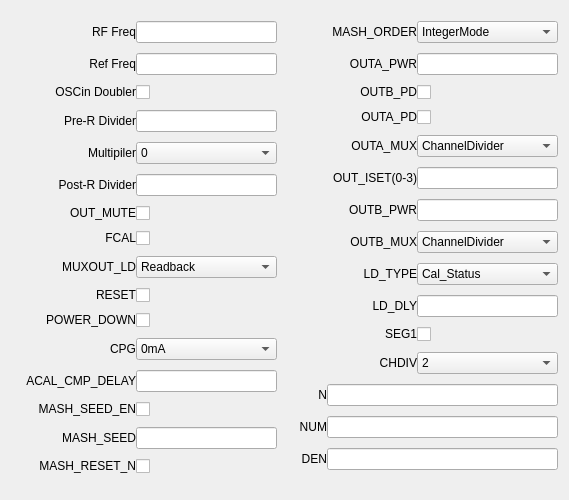
<?xml version="1.0" encoding="UTF-8"?>
<ui version="4.0">
 <class>Q_LMX2594_Dlg</class>
 <widget class="QDialog" name="Q_LMX2594_Dlg">
  <property name="windowModality">
   <enum>Qt::WindowModal</enum>
  </property>
  <property name="geometry">
   <rect>
    <x>0</x>
    <y>0</y>
    <width>569</width>
    <height>500</height>
   </rect>
  </property>
  <property name="sizePolicy">
   <sizepolicy hsizetype="Fixed" vsizetype="Fixed">
    <horstretch>0</horstretch>
    <verstretch>0</verstretch>
   </sizepolicy>
  </property>
  <property name="modal">
   <bool>false</bool>
  </property>
  <layout class="QHBoxLayout" name="horizontalLayout_6">
   <property name="spacing">
    <number>15</number>
   </property>
   <item>
    <layout class="QVBoxLayout" name="verticalLayout_1">
     <property name="spacing">
      <number>0</number>
     </property>
     <property name="bottomMargin">
      <number>0</number>
     </property>
     <item>
      <layout class="QHBoxLayout" name="horizontalLayout">
       <item>
        <widget class="QLabel" name="labelRFFreq">
         <property name="sizePolicy">
          <sizepolicy hsizetype="Fixed" vsizetype="Fixed">
           <horstretch>0</horstretch>
           <verstretch>0</verstretch>
          </sizepolicy>
         </property>
         <property name="minimumSize">
          <size>
           <width>125</width>
           <height>0</height>
          </size>
         </property>
         <property name="text">
          <string>RF Freq</string>
         </property>
         <property name="alignment">
          <set>Qt::AlignRight|Qt::AlignTrailing|Qt::AlignVCenter</set>
         </property>
        </widget>
       </item>
       <item>
        <widget class="QFreqScrollLineEdit" name="lineEditRFFreq"/>
       </item>
      </layout>
     </item>
     <item>
      <layout class="QHBoxLayout" name="horizontalLayout_2">
       <item>
        <widget class="QLabel" name="labelRefFreq">
         <property name="sizePolicy">
          <sizepolicy hsizetype="Fixed" vsizetype="Fixed">
           <horstretch>0</horstretch>
           <verstretch>0</verstretch>
          </sizepolicy>
         </property>
         <property name="minimumSize">
          <size>
           <width>125</width>
           <height>0</height>
          </size>
         </property>
         <property name="text">
          <string>Ref Freq</string>
         </property>
         <property name="alignment">
          <set>Qt::AlignRight|Qt::AlignTrailing|Qt::AlignVCenter</set>
         </property>
        </widget>
       </item>
       <item>
        <widget class="QLineEdit" name="lineEditRefFreq"/>
       </item>
      </layout>
     </item>
     <item>
      <layout class="QHBoxLayout" name="horizontalLayout_5">
       <item>
        <widget class="QLabel" name="labelOSCinDoubler">
         <property name="sizePolicy">
          <sizepolicy hsizetype="Fixed" vsizetype="Fixed">
           <horstretch>0</horstretch>
           <verstretch>0</verstretch>
          </sizepolicy>
         </property>
         <property name="minimumSize">
          <size>
           <width>125</width>
           <height>0</height>
          </size>
         </property>
         <property name="text">
          <string>OSCin Doubler</string>
         </property>
         <property name="alignment">
          <set>Qt::AlignRight|Qt::AlignTrailing|Qt::AlignVCenter</set>
         </property>
        </widget>
       </item>
       <item>
        <widget class="QCheckBox" name="checkBoxOSCinDoubler">
         <property name="text">
          <string/>
         </property>
        </widget>
       </item>
      </layout>
     </item>
     <item>
      <layout class="QHBoxLayout" name="horizontalLayout_3">
       <item>
        <widget class="QLabel" name="labelPreRDiv">
         <property name="sizePolicy">
          <sizepolicy hsizetype="Fixed" vsizetype="Fixed">
           <horstretch>0</horstretch>
           <verstretch>0</verstretch>
          </sizepolicy>
         </property>
         <property name="minimumSize">
          <size>
           <width>125</width>
           <height>0</height>
          </size>
         </property>
         <property name="text">
          <string>Pre-R Divider</string>
         </property>
         <property name="alignment">
          <set>Qt::AlignRight|Qt::AlignTrailing|Qt::AlignVCenter</set>
         </property>
        </widget>
       </item>
       <item>
        <widget class="QLineEdit" name="lineEditPreRDiv"/>
       </item>
      </layout>
     </item>
     <item>
      <layout class="QHBoxLayout" name="horizontalLayout_99">
       <item>
        <widget class="QLabel" name="labelMultipiler">
         <property name="sizePolicy">
          <sizepolicy hsizetype="Fixed" vsizetype="Fixed">
           <horstretch>0</horstretch>
           <verstretch>0</verstretch>
          </sizepolicy>
         </property>
         <property name="minimumSize">
          <size>
           <width>125</width>
           <height>0</height>
          </size>
         </property>
         <property name="text">
          <string>Multipiler</string>
         </property>
         <property name="alignment">
          <set>Qt::AlignRight|Qt::AlignTrailing|Qt::AlignVCenter</set>
         </property>
        </widget>
       </item>
       <item>
        <widget class="QComboBox" name="comboBoxMultipiler">
         <item>
          <property name="text">
           <string>0</string>
          </property>
         </item>
         <item>
          <property name="text">
           <string>1</string>
          </property>
         </item>
         <item>
          <property name="text">
           <string>Reserved</string>
          </property>
         </item>
         <item>
          <property name="text">
           <string>3</string>
          </property>
         </item>
         <item>
          <property name="text">
           <string>4</string>
          </property>
         </item>
         <item>
          <property name="text">
           <string>5</string>
          </property>
         </item>
         <item>
          <property name="text">
           <string>6</string>
          </property>
         </item>
         <item>
          <property name="text">
           <string>7</string>
          </property>
         </item>
         <item>
          <property name="text">
           <string>Reserved</string>
          </property>
         </item>
        </widget>
       </item>
      </layout>
     </item>
     <item>
      <layout class="QHBoxLayout" name="horizontalLayout_4">
       <item>
        <widget class="QLabel" name="labelPostRDiv">
         <property name="sizePolicy">
          <sizepolicy hsizetype="Fixed" vsizetype="Fixed">
           <horstretch>0</horstretch>
           <verstretch>0</verstretch>
          </sizepolicy>
         </property>
         <property name="minimumSize">
          <size>
           <width>125</width>
           <height>0</height>
          </size>
         </property>
         <property name="text">
          <string>Post-R Divider</string>
         </property>
         <property name="alignment">
          <set>Qt::AlignRight|Qt::AlignTrailing|Qt::AlignVCenter</set>
         </property>
        </widget>
       </item>
       <item>
        <widget class="QLineEdit" name="lineEditPostRDiv"/>
       </item>
      </layout>
     </item>
     <item>
      <layout class="QHBoxLayout" name="horizontalLayout_7">
       <item>
        <widget class="QLabel" name="labelOUT_MUTE">
         <property name="sizePolicy">
          <sizepolicy hsizetype="Fixed" vsizetype="Fixed">
           <horstretch>0</horstretch>
           <verstretch>0</verstretch>
          </sizepolicy>
         </property>
         <property name="minimumSize">
          <size>
           <width>125</width>
           <height>0</height>
          </size>
         </property>
         <property name="text">
          <string>OUT_MUTE</string>
         </property>
         <property name="alignment">
          <set>Qt::AlignRight|Qt::AlignTrailing|Qt::AlignVCenter</set>
         </property>
        </widget>
       </item>
       <item>
        <widget class="QCheckBox" name="checkBoxOUT_MUTE">
         <property name="text">
          <string/>
         </property>
        </widget>
       </item>
      </layout>
     </item>
     <item>
      <layout class="QHBoxLayout" name="horizontalLayout_62">
       <item>
        <widget class="QLabel" name="labelFCAL">
         <property name="sizePolicy">
          <sizepolicy hsizetype="Fixed" vsizetype="Fixed">
           <horstretch>0</horstretch>
           <verstretch>0</verstretch>
          </sizepolicy>
         </property>
         <property name="minimumSize">
          <size>
           <width>125</width>
           <height>0</height>
          </size>
         </property>
         <property name="text">
          <string>FCAL</string>
         </property>
         <property name="alignment">
          <set>Qt::AlignRight|Qt::AlignTrailing|Qt::AlignVCenter</set>
         </property>
        </widget>
       </item>
       <item>
        <widget class="QCheckBox" name="checkBoxFCAL">
         <property name="text">
          <string/>
         </property>
        </widget>
       </item>
      </layout>
     </item>
     <item>
      <layout class="QHBoxLayout" name="horizontalLayout_81">
       <item>
        <widget class="QLabel" name="labelMUXOUT_LD">
         <property name="sizePolicy">
          <sizepolicy hsizetype="Fixed" vsizetype="Fixed">
           <horstretch>0</horstretch>
           <verstretch>0</verstretch>
          </sizepolicy>
         </property>
         <property name="minimumSize">
          <size>
           <width>125</width>
           <height>0</height>
          </size>
         </property>
         <property name="text">
          <string>MUXOUT_LD</string>
         </property>
         <property name="alignment">
          <set>Qt::AlignRight|Qt::AlignTrailing|Qt::AlignVCenter</set>
         </property>
        </widget>
       </item>
       <item>
        <widget class="QComboBox" name="comboBoxMUXOUT_LD">
         <item>
          <property name="text">
           <string>Readback</string>
          </property>
         </item>
         <item>
          <property name="text">
           <string>Lock detect</string>
          </property>
         </item>
        </widget>
       </item>
      </layout>
     </item>
     <item>
      <layout class="QHBoxLayout" name="horizontalLayout_63">
       <item>
        <widget class="QLabel" name="labelRESET">
         <property name="sizePolicy">
          <sizepolicy hsizetype="Fixed" vsizetype="Fixed">
           <horstretch>0</horstretch>
           <verstretch>0</verstretch>
          </sizepolicy>
         </property>
         <property name="minimumSize">
          <size>
           <width>125</width>
           <height>0</height>
          </size>
         </property>
         <property name="text">
          <string>RESET</string>
         </property>
         <property name="alignment">
          <set>Qt::AlignRight|Qt::AlignTrailing|Qt::AlignVCenter</set>
         </property>
        </widget>
       </item>
       <item>
        <widget class="QCheckBox" name="checkBoxRESET">
         <property name="text">
          <string/>
         </property>
        </widget>
       </item>
      </layout>
     </item>
     <item>
      <layout class="QHBoxLayout" name="horizontalLayout_64">
       <item>
        <widget class="QLabel" name="labelPOWER_DOWN">
         <property name="sizePolicy">
          <sizepolicy hsizetype="Fixed" vsizetype="Fixed">
           <horstretch>0</horstretch>
           <verstretch>0</verstretch>
          </sizepolicy>
         </property>
         <property name="minimumSize">
          <size>
           <width>125</width>
           <height>0</height>
          </size>
         </property>
         <property name="text">
          <string>POWER_DOWN</string>
         </property>
         <property name="alignment">
          <set>Qt::AlignRight|Qt::AlignTrailing|Qt::AlignVCenter</set>
         </property>
        </widget>
       </item>
       <item>
        <widget class="QCheckBox" name="checkBoxPOWER_DOWN">
         <property name="text">
          <string/>
         </property>
        </widget>
       </item>
      </layout>
     </item>
     <item>
      <layout class="QHBoxLayout" name="horizontalLayout_90">
       <item>
        <widget class="QLabel" name="labelCPG">
         <property name="sizePolicy">
          <sizepolicy hsizetype="Fixed" vsizetype="Fixed">
           <horstretch>0</horstretch>
           <verstretch>0</verstretch>
          </sizepolicy>
         </property>
         <property name="minimumSize">
          <size>
           <width>125</width>
           <height>0</height>
          </size>
         </property>
         <property name="text">
          <string>CPG</string>
         </property>
         <property name="alignment">
          <set>Qt::AlignRight|Qt::AlignTrailing|Qt::AlignVCenter</set>
         </property>
        </widget>
       </item>
       <item>
        <widget class="QComboBox" name="comboBoxCPG">
         <item>
          <property name="text">
           <string>0mA</string>
          </property>
         </item>
         <item>
          <property name="text">
           <string>6mA</string>
          </property>
         </item>
         <item>
          <property name="text">
           <string>Reserved</string>
          </property>
         </item>
         <item>
          <property name="text">
           <string>12mA</string>
          </property>
         </item>
         <item>
          <property name="text">
           <string>3mA</string>
          </property>
         </item>
         <item>
          <property name="text">
           <string>9mA</string>
          </property>
         </item>
         <item>
          <property name="text">
           <string>Reserved</string>
          </property>
         </item>
         <item>
          <property name="text">
           <string>15mA</string>
          </property>
         </item>
        </widget>
       </item>
      </layout>
     </item>
     <item>
      <layout class="QHBoxLayout" name="horizontalLayout_11">
       <item>
        <widget class="QLabel" name="labelACAL_CMP_DELAY">
         <property name="sizePolicy">
          <sizepolicy hsizetype="Fixed" vsizetype="Fixed">
           <horstretch>0</horstretch>
           <verstretch>0</verstretch>
          </sizepolicy>
         </property>
         <property name="minimumSize">
          <size>
           <width>125</width>
           <height>0</height>
          </size>
         </property>
         <property name="text">
          <string>ACAL_CMP_DELAY</string>
         </property>
         <property name="alignment">
          <set>Qt::AlignRight|Qt::AlignTrailing|Qt::AlignVCenter</set>
         </property>
        </widget>
       </item>
       <item>
        <widget class="QLineEdit" name="lineEditACAL_CMP_DELAY"/>
       </item>
      </layout>
     </item>
     <item>
      <layout class="QHBoxLayout" name="horizontalLayout_12">
       <item>
        <widget class="QLabel" name="labelMASH_SEED_EN">
         <property name="sizePolicy">
          <sizepolicy hsizetype="Fixed" vsizetype="Fixed">
           <horstretch>0</horstretch>
           <verstretch>0</verstretch>
          </sizepolicy>
         </property>
         <property name="minimumSize">
          <size>
           <width>125</width>
           <height>0</height>
          </size>
         </property>
         <property name="text">
          <string>MASH_SEED_EN</string>
         </property>
         <property name="alignment">
          <set>Qt::AlignRight|Qt::AlignTrailing|Qt::AlignVCenter</set>
         </property>
        </widget>
       </item>
       <item>
        <widget class="QCheckBox" name="checkBoxMASH_SEED_EN">
         <property name="text">
          <string/>
         </property>
        </widget>
       </item>
      </layout>
     </item>
     <item>
      <layout class="QHBoxLayout" name="horizontalLayout_49">
       <item>
        <widget class="QLabel" name="labelMASH_SEED">
         <property name="sizePolicy">
          <sizepolicy hsizetype="Fixed" vsizetype="Fixed">
           <horstretch>0</horstretch>
           <verstretch>0</verstretch>
          </sizepolicy>
         </property>
         <property name="minimumSize">
          <size>
           <width>125</width>
           <height>0</height>
          </size>
         </property>
         <property name="text">
          <string>MASH_SEED</string>
         </property>
         <property name="alignment">
          <set>Qt::AlignRight|Qt::AlignTrailing|Qt::AlignVCenter</set>
         </property>
        </widget>
       </item>
       <item>
        <widget class="QLineEdit" name="lineEditMASH_SEED"/>
       </item>
      </layout>
     </item>
     <item>
      <layout class="QHBoxLayout" name="horizontalLayout_93">
       <item>
        <widget class="QLabel" name="labelMASH_RESET_N">
         <property name="sizePolicy">
          <sizepolicy hsizetype="Fixed" vsizetype="Fixed">
           <horstretch>0</horstretch>
           <verstretch>0</verstretch>
          </sizepolicy>
         </property>
         <property name="minimumSize">
          <size>
           <width>125</width>
           <height>0</height>
          </size>
         </property>
         <property name="text">
          <string>MASH_RESET_N</string>
         </property>
         <property name="alignment">
          <set>Qt::AlignRight|Qt::AlignTrailing|Qt::AlignVCenter</set>
         </property>
        </widget>
       </item>
       <item>
        <widget class="QCheckBox" name="checkBoxMASH_RESET_N">
         <property name="text">
          <string/>
         </property>
        </widget>
       </item>
      </layout>
     </item>
    </layout>
   </item>
   <item>
    <layout class="QVBoxLayout" name="verticalLayout_2">
     <property name="spacing">
      <number>0</number>
     </property>
     <item>
      <layout class="QHBoxLayout" name="horizontalLayout_94">
       <item>
        <widget class="QLabel" name="labelMASH_ORDER">
         <property name="sizePolicy">
          <sizepolicy hsizetype="Fixed" vsizetype="Fixed">
           <horstretch>0</horstretch>
           <verstretch>0</verstretch>
          </sizepolicy>
         </property>
         <property name="minimumSize">
          <size>
           <width>125</width>
           <height>0</height>
          </size>
         </property>
         <property name="text">
          <string>MASH_ORDER</string>
         </property>
         <property name="alignment">
          <set>Qt::AlignRight|Qt::AlignTrailing|Qt::AlignVCenter</set>
         </property>
        </widget>
       </item>
       <item>
        <widget class="QComboBox" name="comboBoxMASH_ORDER">
         <item>
          <property name="text">
           <string>IntegerMode</string>
          </property>
         </item>
         <item>
          <property name="text">
           <string>First</string>
          </property>
         </item>
         <item>
          <property name="text">
           <string>Second</string>
          </property>
         </item>
         <item>
          <property name="text">
           <string>Third</string>
          </property>
         </item>
         <item>
          <property name="text">
           <string>Fourth</string>
          </property>
         </item>
         <item>
          <property name="text">
           <string>Reserved</string>
          </property>
         </item>
        </widget>
       </item>
      </layout>
     </item>
     <item>
      <layout class="QHBoxLayout" name="horizontalLayout_50">
       <item>
        <widget class="QLabel" name="labelOUTA_PWR">
         <property name="sizePolicy">
          <sizepolicy hsizetype="Fixed" vsizetype="Fixed">
           <horstretch>0</horstretch>
           <verstretch>0</verstretch>
          </sizepolicy>
         </property>
         <property name="minimumSize">
          <size>
           <width>125</width>
           <height>0</height>
          </size>
         </property>
         <property name="text">
          <string>OUTA_PWR</string>
         </property>
         <property name="alignment">
          <set>Qt::AlignRight|Qt::AlignTrailing|Qt::AlignVCenter</set>
         </property>
        </widget>
       </item>
       <item>
        <widget class="QLineEdit" name="lineEditOUTA_PWR"/>
       </item>
      </layout>
     </item>
     <item>
      <layout class="QHBoxLayout" name="horizontalLayout_16">
       <item>
        <widget class="QLabel" name="labelOUTB_PD">
         <property name="sizePolicy">
          <sizepolicy hsizetype="Fixed" vsizetype="Fixed">
           <horstretch>0</horstretch>
           <verstretch>0</verstretch>
          </sizepolicy>
         </property>
         <property name="minimumSize">
          <size>
           <width>125</width>
           <height>0</height>
          </size>
         </property>
         <property name="text">
          <string>OUTB_PD</string>
         </property>
         <property name="alignment">
          <set>Qt::AlignRight|Qt::AlignTrailing|Qt::AlignVCenter</set>
         </property>
        </widget>
       </item>
       <item>
        <widget class="QCheckBox" name="checkBoxOUTB_PD">
         <property name="text">
          <string/>
         </property>
        </widget>
       </item>
      </layout>
     </item>
     <item>
      <layout class="QHBoxLayout" name="horizontalLayout_91">
       <item>
        <widget class="QLabel" name="labelOUTA_PD">
         <property name="sizePolicy">
          <sizepolicy hsizetype="Fixed" vsizetype="Fixed">
           <horstretch>0</horstretch>
           <verstretch>0</verstretch>
          </sizepolicy>
         </property>
         <property name="minimumSize">
          <size>
           <width>125</width>
           <height>0</height>
          </size>
         </property>
         <property name="text">
          <string>OUTA_PD</string>
         </property>
         <property name="alignment">
          <set>Qt::AlignRight|Qt::AlignTrailing|Qt::AlignVCenter</set>
         </property>
        </widget>
       </item>
       <item>
        <widget class="QCheckBox" name="checkBoxOUTA_PD">
         <property name="text">
          <string/>
         </property>
        </widget>
       </item>
      </layout>
     </item>
     <item>
      <layout class="QHBoxLayout" name="horizontalLayout_95">
       <item>
        <widget class="QLabel" name="labelOUTA_MUX">
         <property name="sizePolicy">
          <sizepolicy hsizetype="Fixed" vsizetype="Fixed">
           <horstretch>0</horstretch>
           <verstretch>0</verstretch>
          </sizepolicy>
         </property>
         <property name="minimumSize">
          <size>
           <width>125</width>
           <height>0</height>
          </size>
         </property>
         <property name="text">
          <string>OUTA_MUX</string>
         </property>
         <property name="alignment">
          <set>Qt::AlignRight|Qt::AlignTrailing|Qt::AlignVCenter</set>
         </property>
        </widget>
       </item>
       <item>
        <widget class="QComboBox" name="comboBoxOUTA_MUX">
         <item>
          <property name="text">
           <string>ChannelDivider</string>
          </property>
         </item>
         <item>
          <property name="text">
           <string>VCO</string>
          </property>
         </item>
         <item>
          <property name="text">
           <string>Reserved</string>
          </property>
         </item>
         <item>
          <property name="text">
           <string>HighImpedance</string>
          </property>
         </item>
        </widget>
       </item>
      </layout>
     </item>
     <item>
      <layout class="QHBoxLayout" name="horizontalLayout_96">
       <item>
        <widget class="QLabel" name="labelOUT_ISEL">
         <property name="sizePolicy">
          <sizepolicy hsizetype="Fixed" vsizetype="Fixed">
           <horstretch>0</horstretch>
           <verstretch>0</verstretch>
          </sizepolicy>
         </property>
         <property name="minimumSize">
          <size>
           <width>125</width>
           <height>0</height>
          </size>
         </property>
         <property name="text">
          <string>OUT_ISET(0-3)</string>
         </property>
         <property name="alignment">
          <set>Qt::AlignRight|Qt::AlignTrailing|Qt::AlignVCenter</set>
         </property>
        </widget>
       </item>
       <item>
        <widget class="QLineEdit" name="lineEditOUT_ISEL"/>
       </item>
      </layout>
     </item>
     <item>
      <layout class="QHBoxLayout" name="horizontalLayout_51">
       <item>
        <widget class="QLabel" name="labelOUTB_PWR">
         <property name="sizePolicy">
          <sizepolicy hsizetype="Fixed" vsizetype="Fixed">
           <horstretch>0</horstretch>
           <verstretch>0</verstretch>
          </sizepolicy>
         </property>
         <property name="minimumSize">
          <size>
           <width>125</width>
           <height>0</height>
          </size>
         </property>
         <property name="text">
          <string>OUTB_PWR</string>
         </property>
         <property name="alignment">
          <set>Qt::AlignRight|Qt::AlignTrailing|Qt::AlignVCenter</set>
         </property>
        </widget>
       </item>
       <item>
        <widget class="QLineEdit" name="lineEditOUTB_PWR"/>
       </item>
      </layout>
     </item>
     <item>
      <layout class="QHBoxLayout" name="horizontalLayout_100">
       <item>
        <widget class="QLabel" name="labelOUTB_MUX">
         <property name="sizePolicy">
          <sizepolicy hsizetype="Fixed" vsizetype="Fixed">
           <horstretch>0</horstretch>
           <verstretch>0</verstretch>
          </sizepolicy>
         </property>
         <property name="minimumSize">
          <size>
           <width>125</width>
           <height>0</height>
          </size>
         </property>
         <property name="text">
          <string>OUTB_MUX</string>
         </property>
         <property name="alignment">
          <set>Qt::AlignRight|Qt::AlignTrailing|Qt::AlignVCenter</set>
         </property>
        </widget>
       </item>
       <item>
        <widget class="QComboBox" name="comboBoxOUTB_MUX">
         <item>
          <property name="text">
           <string>ChannelDivider</string>
          </property>
         </item>
         <item>
          <property name="text">
           <string>VCO</string>
          </property>
         </item>
         <item>
          <property name="text">
           <string>Reserved</string>
          </property>
         </item>
         <item>
          <property name="text">
           <string>HighImpedance</string>
          </property>
         </item>
        </widget>
       </item>
      </layout>
     </item>
     <item>
      <layout class="QHBoxLayout" name="horizontalLayout_101">
       <item>
        <widget class="QLabel" name="labelLD_TYPE">
         <property name="sizePolicy">
          <sizepolicy hsizetype="Fixed" vsizetype="Fixed">
           <horstretch>0</horstretch>
           <verstretch>0</verstretch>
          </sizepolicy>
         </property>
         <property name="minimumSize">
          <size>
           <width>125</width>
           <height>0</height>
          </size>
         </property>
         <property name="text">
          <string>LD_TYPE</string>
         </property>
         <property name="alignment">
          <set>Qt::AlignRight|Qt::AlignTrailing|Qt::AlignVCenter</set>
         </property>
        </widget>
       </item>
       <item>
        <widget class="QComboBox" name="comboBoxLD_TYPE">
         <item>
          <property name="text">
           <string>Cal_Status</string>
          </property>
         </item>
         <item>
          <property name="text">
           <string>Cal_Status&amp;Vtune</string>
          </property>
         </item>
        </widget>
       </item>
      </layout>
     </item>
     <item>
      <layout class="QHBoxLayout" name="horizontalLayout_52">
       <item>
        <widget class="QLabel" name="labelLD_DLY">
         <property name="sizePolicy">
          <sizepolicy hsizetype="Fixed" vsizetype="Fixed">
           <horstretch>0</horstretch>
           <verstretch>0</verstretch>
          </sizepolicy>
         </property>
         <property name="minimumSize">
          <size>
           <width>125</width>
           <height>0</height>
          </size>
         </property>
         <property name="text">
          <string>LD_DLY</string>
         </property>
         <property name="alignment">
          <set>Qt::AlignRight|Qt::AlignTrailing|Qt::AlignVCenter</set>
         </property>
        </widget>
       </item>
       <item>
        <widget class="QLineEdit" name="lineEditLD_DLY"/>
       </item>
      </layout>
     </item>
     <item>
      <layout class="QHBoxLayout" name="horizontalLayout_17">
       <item>
        <widget class="QLabel" name="labelSEG1">
         <property name="sizePolicy">
          <sizepolicy hsizetype="Fixed" vsizetype="Fixed">
           <horstretch>0</horstretch>
           <verstretch>0</verstretch>
          </sizepolicy>
         </property>
         <property name="minimumSize">
          <size>
           <width>125</width>
           <height>0</height>
          </size>
         </property>
         <property name="text">
          <string>SEG1</string>
         </property>
         <property name="alignment">
          <set>Qt::AlignRight|Qt::AlignTrailing|Qt::AlignVCenter</set>
         </property>
        </widget>
       </item>
       <item>
        <widget class="QCheckBox" name="checkBoxSEG1">
         <property name="text">
          <string/>
         </property>
        </widget>
       </item>
      </layout>
     </item>
     <item>
      <layout class="QHBoxLayout" name="horizontalLayout_18">
       <item>
        <widget class="QLabel" name="labelCHDIV">
         <property name="sizePolicy">
          <sizepolicy hsizetype="Fixed" vsizetype="Fixed">
           <horstretch>0</horstretch>
           <verstretch>0</verstretch>
          </sizepolicy>
         </property>
         <property name="minimumSize">
          <size>
           <width>125</width>
           <height>0</height>
          </size>
         </property>
         <property name="text">
          <string>CHDIV</string>
         </property>
         <property name="alignment">
          <set>Qt::AlignRight|Qt::AlignTrailing|Qt::AlignVCenter</set>
         </property>
        </widget>
       </item>
       <item>
        <widget class="QComboBox" name="comboBoxCHDIV">
         <item>
          <property name="text">
           <string>2</string>
          </property>
         </item>
         <item>
          <property name="text">
           <string>4</string>
          </property>
         </item>
         <item>
          <property name="text">
           <string>6</string>
          </property>
         </item>
         <item>
          <property name="text">
           <string>8</string>
          </property>
         </item>
         <item>
          <property name="text">
           <string>12</string>
          </property>
         </item>
         <item>
          <property name="text">
           <string>16</string>
          </property>
         </item>
         <item>
          <property name="text">
           <string>24</string>
          </property>
         </item>
         <item>
          <property name="text">
           <string>32</string>
          </property>
         </item>
         <item>
          <property name="text">
           <string>48</string>
          </property>
         </item>
         <item>
          <property name="text">
           <string>64</string>
          </property>
         </item>
         <item>
          <property name="text">
           <string>72</string>
          </property>
         </item>
         <item>
          <property name="text">
           <string>96</string>
          </property>
         </item>
         <item>
          <property name="text">
           <string>128</string>
          </property>
         </item>
         <item>
          <property name="text">
           <string>192</string>
          </property>
         </item>
         <item>
          <property name="text">
           <string>256</string>
          </property>
         </item>
         <item>
          <property name="text">
           <string>384</string>
          </property>
         </item>
         <item>
          <property name="text">
           <string>512</string>
          </property>
         </item>
         <item>
          <property name="text">
           <string>768</string>
          </property>
         </item>
         <item>
          <property name="text">
           <string>Reserved</string>
          </property>
         </item>
        </widget>
       </item>
      </layout>
     </item>
     <item>
      <layout class="QHBoxLayout" name="horizontalLayout_44">
       <item>
        <widget class="QLabel" name="labelN">
         <property name="sizePolicy">
          <sizepolicy hsizetype="Fixed" vsizetype="Fixed">
           <horstretch>0</horstretch>
           <verstretch>0</verstretch>
          </sizepolicy>
         </property>
         <property name="minimumSize">
          <size>
           <width>35</width>
           <height>0</height>
          </size>
         </property>
         <property name="text">
          <string>N</string>
         </property>
         <property name="alignment">
          <set>Qt::AlignRight|Qt::AlignTrailing|Qt::AlignVCenter</set>
         </property>
        </widget>
       </item>
       <item>
        <widget class="QLineEdit" name="lineEditN">
         <property name="readOnly">
          <bool>true</bool>
         </property>
        </widget>
       </item>
      </layout>
     </item>
     <item>
      <layout class="QHBoxLayout" name="horizontalLayout_45">
       <item>
        <widget class="QLabel" name="labelNUM">
         <property name="sizePolicy">
          <sizepolicy hsizetype="Fixed" vsizetype="Fixed">
           <horstretch>0</horstretch>
           <verstretch>0</verstretch>
          </sizepolicy>
         </property>
         <property name="minimumSize">
          <size>
           <width>35</width>
           <height>0</height>
          </size>
         </property>
         <property name="text">
          <string>NUM</string>
         </property>
         <property name="alignment">
          <set>Qt::AlignRight|Qt::AlignTrailing|Qt::AlignVCenter</set>
         </property>
        </widget>
       </item>
       <item>
        <widget class="QLineEdit" name="lineEditNUM">
         <property name="readOnly">
          <bool>true</bool>
         </property>
        </widget>
       </item>
      </layout>
     </item>
     <item>
      <layout class="QHBoxLayout" name="horizontalLayout_46">
       <item>
        <widget class="QLabel" name="labelDEN">
         <property name="sizePolicy">
          <sizepolicy hsizetype="Fixed" vsizetype="Fixed">
           <horstretch>0</horstretch>
           <verstretch>0</verstretch>
          </sizepolicy>
         </property>
         <property name="minimumSize">
          <size>
           <width>35</width>
           <height>0</height>
          </size>
         </property>
         <property name="text">
          <string>DEN</string>
         </property>
         <property name="alignment">
          <set>Qt::AlignRight|Qt::AlignTrailing|Qt::AlignVCenter</set>
         </property>
        </widget>
       </item>
       <item>
        <widget class="QLineEdit" name="lineEditDEN">
         <property name="readOnly">
          <bool>true</bool>
         </property>
        </widget>
       </item>
      </layout>
     </item>
    </layout>
   </item>
  </layout>
 </widget>
 <customwidgets>
  <customwidget>
   <class>QFreqScrollLineEdit</class>
   <extends>QLineEdit</extends>
   <header>scroll_lineedit.h</header>
  </customwidget>
 </customwidgets>
 <resources/>
 <connections/>
</ui>
